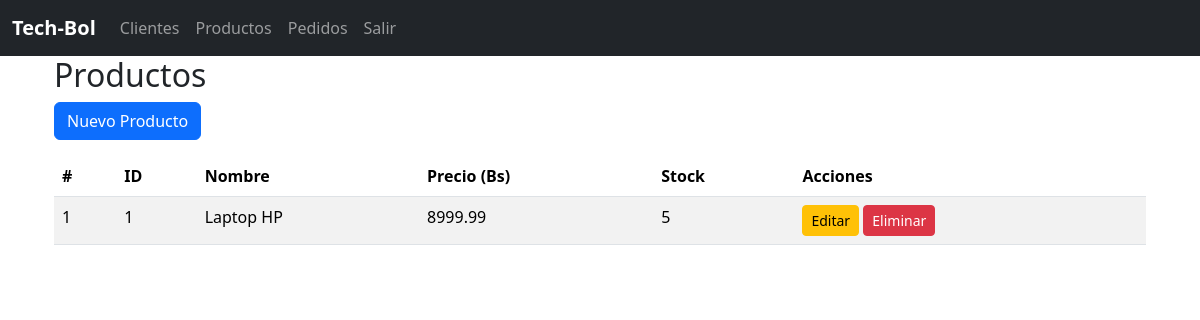
/productos/, run on the app's committed database.
### app/productos/models.py (models this page shows, shortened)
class Producto(db.Model):
    __tablename__ = "productos"
    id = db.Column(db.Integer, primary_key=True)
    nombre = db.Column(db.String(100), nullable=False)
    precio = db.Column(db.Float, nullable=False)
    stock = db.Column(db.Integer, nullable=False)
    pedidos = db.relationship('Pedido', backref='producto', lazy=True, cascade="all, delete-orphan")

### app/productos/routes.py (the view)
@bp_productos.route("/")
def index():
    productos = Producto.query.all()
    return render_template('productos/index.html', productos=productos)

### app/productos/templates/productos/index.html (shortened to what this page needs)
{% extends 'base.html' %}
{% block content %}
<div class="container">
    <h2>Productos</h2>
    <a href="{{ url_for('bp_productos.create') }}" class="btn btn-primary mb-3">Nuevo Producto</a>
    <table class="table table-striped">
        <thead>
            <tr>
                <th>#</th>
                <th>ID</th>
                <th>Nombre</th>
                <th>Precio (Bs)</th>
                <th>Stock</th>
                <th>Acciones</th>
            </tr>
        </thead>
        <tbody>
            {% for producto in productos %}
            <tr>
                <td>{{ loop.index }}</td>
                <td>{{ producto.id }}</td>
                <td>{{ producto.nombre }}</td>
                <td>{{ "%.2f"|format(producto.precio) }}</td>
                <td>{{ producto.stock }}</td>
                <td>
                    <a href="{{ url_for('bp_productos.edit', id=producto.id) }}" class="btn btn-sm btn-warning">Editar</a>
                    <a href="{{ url_for('bp_productos.delete', id=producto.id) }}" class="btn btn-sm btn-danger"
                        onclick="return confirm('¿Estás seguro de eliminar este producto?')">Eliminar</a>
                </td>
            </tr>
            {% endfor %}
        </tbody>
    </table>
</div>
{% endblock %}

### data on the page
Producto: id "1", nombre "Laptop HP", precio "8999.99", stock "5"
